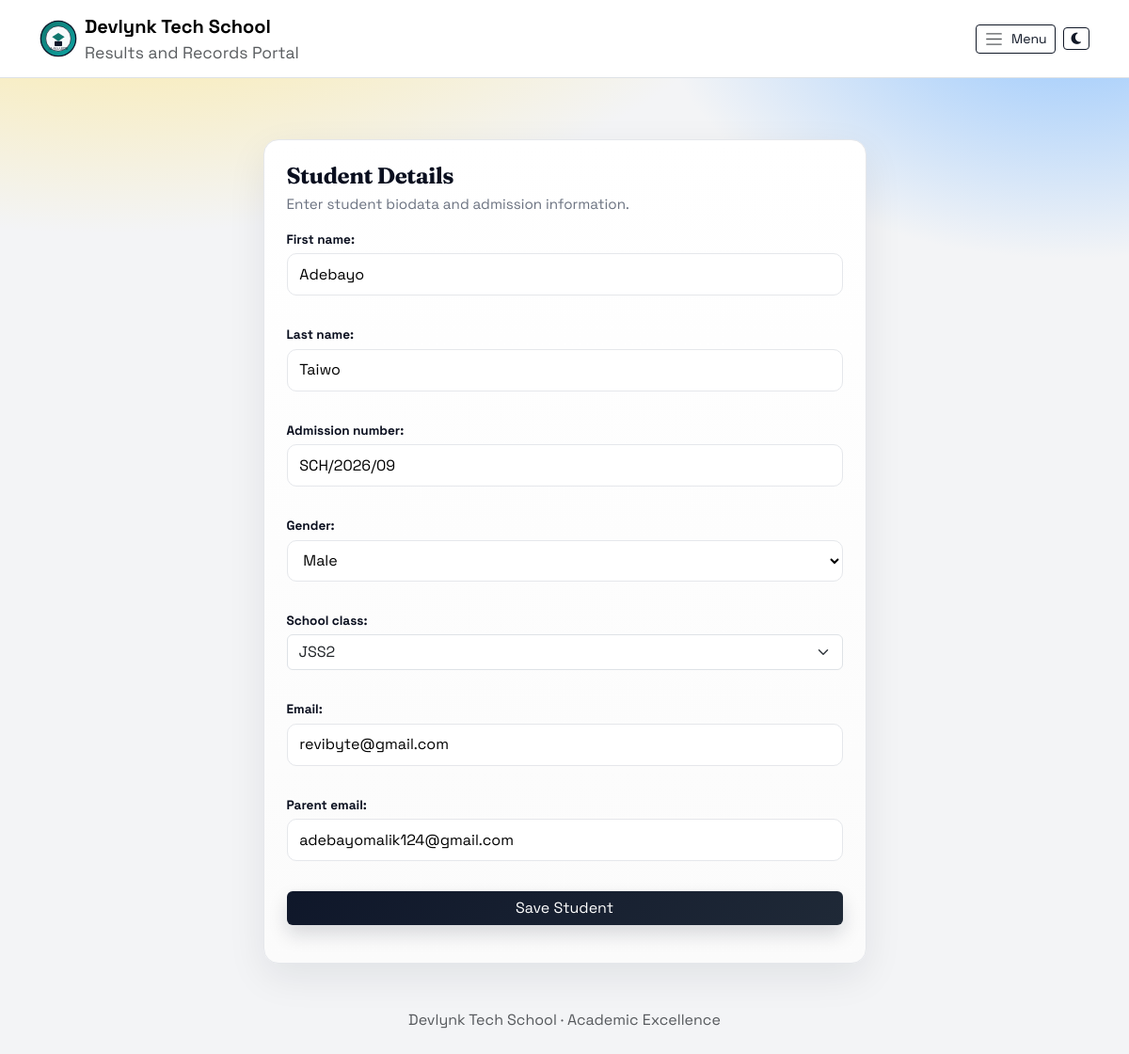
Page /students/edit/103/ (signed in) on the committed database.
### accounts/models.py (models this page shows, shortened)
class SchoolBranding(models.Model):
    GRADING_TEMPLATE_CUSTOM = "custom"
    GRADING_TEMPLATE_WAEC = "waec"
    GRADING_TEMPLATE_STRICT = "strict"
    GRADING_TEMPLATE_CHOICES = (
        (GRADING_TEMPLATE_CUSTOM, "Custom"),
        (GRADING_TEMPLATE_WAEC, "WAEC Standard"),
        (GRADING_TEMPLATE_STRICT, "Strict Senior"),
    )
    REPORT_STYLE_CLASSIC = "classic"
    REPORT_STYLE_COMPACT = "compact"
    REPORT_STYLE_CHOICES = (
        (REPORT_STYLE_CLASSIC, "Classic"),
        (REPORT_STYLE_COMPACT, "Compact"),
    )
    PRINT_DENSITY_STANDARD = "standard"
    PRINT_DENSITY_DENSE = "dense"
    PRINT_DENSITY_CHOICES = (
        (PRINT_DENSITY_STANDARD, "Standard"),
        (PRINT_DENSITY_DENSE, "High Density"),
    )
    id = models.AutoField(primary_key=True)
    school_name = models.CharField(max_length=150, default="Al-Waarith Model College")
    school_motto = models.CharField(max_length=200, default="Results and Records Portal")
    school_logo = models.FileField(upload_to="branding/", blank=True, null=True)
    principal_signature_name = models.CharField(max_length=120, default="Principal")
    class_teacher_signature_name = models.CharField(max_length=120, default="Class Teacher")
    principal_signature_file = models.FileField(
        upload_to="branding/signatures/", blank=True, null=True
    )
    class_teacher_signature_file = models.FileField(
        upload_to="branding/signatures/", blank=True, null=True
    )
    grading_template = models.CharField(
        max_length=16, choices=GRADING_TEMPLATE_CHOICES, default=GRADING_TEMPLATE_CUSTOM
    )
    report_template_style = models.CharField(
        max_length=16, choices=REPORT_STYLE_CHOICES, default=REPORT_STYLE_CLASSIC
    )
    report_print_density = models.CharField(
        max_length=16, choices=PRINT_DENSITY_CHOICES, default=PRINT_DENSITY_STANDARD
    )
    result_footer_note = models.CharField(max_length=160, blank=True)
    grade_a_min = models.PositiveSmallIntegerField(default=70)
    grade_b_min = models.PositiveSmallIntegerField(default=60)
    grade_c_min = models.PositiveSmallIntegerField(default=50)
    grade_d_min = models.PositiveSmallIntegerField(default=45)
    pass_mark = models.PositiveSmallIntegerField(default=45)
    promotion_min_attendance_rate = models.FloatField(default=75.0)
    promotion_min_behavior_average = models.FloatField(default=2.5)
    promotion_require_non_cognitive = models.BooleanField(default=True)
    updated_at = models.DateTimeField(auto_now=True)
    class Meta:
        verbose_name = "School Branding"
        verbose_name_plural = "School Branding"
    @classmethod
    def get_solo(cls):
        obj = cls.objects.order_by("id").first()
        if obj:
            return obj
        return cls.objects.create()

### students/models.py (models this page shows, shortened)
class Student(models.Model):
    GENDER_CHOICES = (
        ("M", "Male"),
        ("F", "Female"),
    )
    first_name = models.CharField(max_length=100)
    last_name = models.CharField(max_length=100, null=True, blank=True)
    admission_number = models.CharField(max_length=100, unique=True)
    gender = models.CharField(max_length=1, choices=GENDER_CHOICES)
    school_class = models.ForeignKey(
        SchoolClass,
        on_delete=models.SET_NULL,
        null=True,
        blank=True,
        related_name="students",
    )
    class_name = models.CharField(max_length=50, null=True, blank=True)
    email = models.EmailField(blank=True)
    parent_email = models.EmailField(blank=True)
    created_at = models.DateTimeField(auto_now_add=True)

### students/views.py (the view)
# urls.py: path("edit/<int:pk>/", views.student_edit, name="edit"),
@teacher_with_class_required
def student_edit(request, pk):
    student = get_object_or_404(Student, pk=pk)
    if request.user.teacher_class and student.school_class_id != request.user.teacher_class.id:
        return redirect("students:list")
    if request.method == "POST":
        form = StudentForm(request.POST, instance=student, user=request.user)
        if form.is_valid():
            student = form.save(commit=False)
            if request.user.teacher_class:
                student.school_class = request.user.teacher_class
                student.class_name = request.user.teacher_class.name
            student.save()
            return redirect("students:list")
    else:
        form = StudentForm(instance=student, user=request.user)
    return render(request, "students/student_form.html", {"form": form})

### academics/models.py (called while the page is built)
    def __str__(self):
        return self.name

### accounts/capabilities.py (called while the page is built)
def _user_roles(user):
    roles = set()
    if not user or not user.is_authenticated:
        return roles
    if getattr(user, "is_superuser", False):
        roles.add("admin")
    if getattr(user, "is_admin", False):
        roles.add("admin")
    if getattr(user, "is_proprietor", False):
        roles.add("proprietor")
    if getattr(user, "is_teacher", False):
        roles.add("teacher")
    if getattr(user, "is_bursar", False):
        roles.add("bursar")
    if getattr(user, "is_principal", False):
        roles.add("principal")
    user_group_names = set(user.groups.values_list("name", flat=True))
    if "Bursar" in user_group_names:
        roles.add("bursar")
    if "Principal" in user_group_names:
        roles.add("principal")
    return roles

def capabilities_for_user(user):
    roles = _user_roles(user)
    caps = set()
    overrides = get_role_capability_overrides()
    for role in roles:
        caps.update(ROLE_CAPABILITIES.get(role, set()))
        role_overrides = overrides.get(role, {})
        for capability, is_allowed in role_overrides.items():
            if is_allowed:
                caps.add(capability)
            else:
                caps.discard(capability)
    return caps

def has_capability(user, capability):
    if not user or not user.is_authenticated:
        return False
    if getattr(user, "is_superuser", False):
        return True
    return capability in capabilities_for_user(user)

### accounts/permissions.py (called while the page is built)
def is_teacher(user):
    return has_capability(user, CAP_VIEW_TEACHER_DASHBOARD)

def teacher_with_class_required(view_func):
    @wraps(view_func)
    def _wrapped(request, *args, **kwargs):
        if not request.user.is_authenticated:
            return redirect_to_login(request.get_full_path())
        if not is_teacher(request.user):
            messages.error(request, "You are not authorized to access this area.")
            return redirect(default_dashboard_url(request.user))
        if not getattr(request.user, "teacher_class", None):
            return render(request, "accounts/no_class_assigned.html")
        return view_func(request, *args, **kwargs)
    return _wrapped

### templates/students/student_form.html (shortened to what this page needs)
﻿{% extends "base.html" %}
{% load static %}
{% block content %}
<div class="row justify-content-center">
  <div class="col-lg-7">
    <div class="waec-card p-4">
      <h4 class="waec-title mb-1">Student Details</h4>
      <div class="waec-subtitle mb-3">Enter student biodata and admission information.</div>
      <form method="post" class="row g-3">
        {{ form.as_p }}
        <div class="col-12">
          <button type="submit" class="btn btn-dark w-100">Save Student</button>
        </div>
      </form>
    </div>
  </div>
</div>
{% endblock %}

### templates/base.html (shortened to what this page needs)
﻿{% load static %}
<!DOCTYPE html>
<html lang="en">
<head>
    <link href="https://cdn.jsdelivr.net/npm/bootstrap@5.3.2/dist/css/bootstrap.min.css" rel="stylesheet">
    <link rel="stylesheet" href="https://cdnjs.cloudflare.com/ajax/libs/font-awesome/6.5.1/css/all.min.css">
    <link href="{% static 'css/app.css' %}" rel="stylesheet">
    {% if page_css_path %}
    <link href="{% static page_css_path %}" rel="stylesheet">
    {% endif %}
</head>
<body>
<nav class="navbar navbar-expand-lg navbar-light bg-white border-bottom fixed-top">
  <div class="container">
    <a class="navbar-brand d-flex align-items-center gap-2" href="{% url 'home' %}">
      <img src="{{ school_logo_url }}" alt="School Badge" width="40" height="40">
      <div>
        <div class="fw-bold">{{ school_name_display }}</div>
        <div class="text-muted small">{{ school_motto_display }}</div>
      </div>
    </a>
    <div class="d-flex align-items-center gap-2 ms-auto">
      <button class="btn btn-outline-dark btn-sm d-inline-flex align-items-center gap-2" type="button" data-bs-toggle="offcanvas" data-bs-target="#sideNav" aria-controls="sideNav">
        <span class="navbar-toggler-icon"></span>
        <span class="d-none d-md-inline">Menu</span>
      </button>
      <button class="btn btn-outline-dark btn-sm d-inline-flex align-items-center gap-2" type="button" id="themeToggle" aria-label="Toggle theme">
        <i class="fa-solid fa-moon" id="themeToggleIcon"></i>
      </button>
    </div>
  </div>
</nav>
<main class="container py-4 page-content">
    {% block content %}{% endblock %}
</main>
<footer class="text-center text-muted py-4">
    {{ school_name_display }} · Academic Excellence
</footer>
</body>
</html>

### static/css/app.css (style rules this page uses)
:root { --waec-ink: #0a0f1f; --waec-ink-soft: #1f2937; --waec-muted: #6b7280; --waec-bg: #f3f4f6; --waec-accent: #f59e0b; --waec-accent-2: #2563eb; --waec-border: #e5e7eb; --waec-card: #ffffff; --waec-glow: rgba(245, 158, 11, 0.2); }
body { font-family: "Space Grotesk", system-ui, -apple-system, "Segoe UI", sans-serif; background: radial-gradient(1200px 600px at 10% -10%, #fde68a 0%, transparent 60%), radial-gradient(800px 500px at 95% 0%, #93c5fd 0%, transparent 55%), var(--waec-bg); color: var(--waec-ink); min-height: 100vh; padding-top: 90px; }
.waec-card { background: linear-gradient(180deg, #ffffff 0%, #fbfbfb 100%); border: 1px solid var(--waec-border); border-radius: 16px; box-shadow: 0 14px 40px rgba(15, 23, 42, 0.08); }
.waec-title { font-family: "Fraunces", "Times New Roman", serif; font-weight: 700; color: var(--waec-ink); letter-spacing: -0.02em; }
.waec-subtitle { color: var(--waec-muted); font-size: 0.95rem; }
form input[type="text"], form input[type="number"], form input[type="password"], form input[type="email"], form select, form textarea { display: block; width: 100%; padding: 0.6rem 0.8rem; border: 1px solid var(--waec-border); border-radius: 10px; background: #fff; transition: box-shadow 0.2s ease, border-color 0.2s ease; }
form label { font-weight: 700; font-size: 0.85rem; margin-bottom: 0.25rem; }
.navbar { backdrop-filter: blur(10px); background: rgba(255, 255, 255, 0.8); border-bottom: 1px solid rgba(229, 231, 235, 0.8); }
.page-content { margin-top: 10px; }
.btn-dark { background: linear-gradient(135deg, #0f172a 0%, #1f2937 100%); border: none; box-shadow: 0 10px 20px rgba(15, 23, 42, 0.15); }
.btn-outline-dark { border-color: #111827; color: #111827; }

### rows in the picture
SchoolBranding: school_name "Devlynk Tech School", school_motto "Results and Records Portal"
Student: first_name "Adebayo", last_name "Taiwo", admission_number "SCH/2026/09", gender "Male", school_class "JSS2", email "revibyte@gmail.com", parent_email "adebayomalik124@gmail.com"
